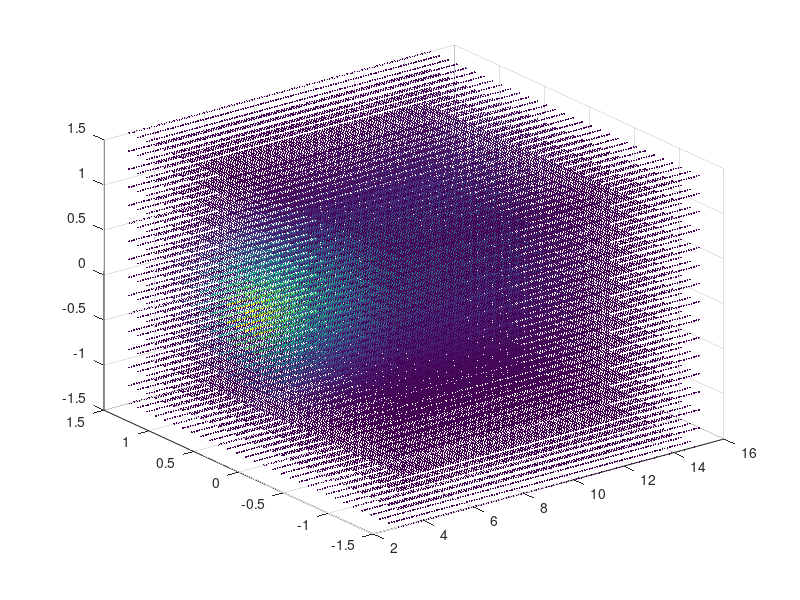

Recreate this plot in MATLAB. (Note: this script raises an error after producing the figure.)
clear
clc
format compact

%% attempt to recreate analytical wake redirection model from Bastankhah paper
d = 1;
yaw = 30*pi/180;
u = 1.0;

% locations
x0 = 0;
x = 3:0.1:15;
y = -1.5*d:0.1:1.5*d;
z = -1.5*d:0.2:1.5*d;
zh = 0;

[X,Y,Z] = meshgrid(x,y,z);

% wake growth rates
ky = 0.022;
kz = 0.022;
CT = 0.9;
TI = 1;
alpStar = 2.32;
betaStar = 0.154;

% wake widths
sigmaYbyD = (ky*(x-x0)/d + (cos(yaw)/sqrt(8)));
sigmaZbyD = (kz*(x-x0)/d + (1/sqrt(8)));

% normalized length of potential core
x0byD = (cos(yaw)*(1 + sqrt(1-CT)))/(sqrt(2)*(alpStar*TI + betaStar*(1-sqrt(1-CT))));

% wake skew angle
theta = ((0.3*yaw)/(cos(yaw)))*(1 - sqrt(1 - CT*cos(yaw)));

% normalized wake deflection\
t1 = theta*x0byD;
t2 = (theta/14.7)*sqrt(cos(yaw)/(ky*kz*CT));
t3 = 2.9 + 1.3*sqrt(1 - CT) - CT;
t4 = (1.6 + sqrt(CT))*(1.6*sqrt((8*sigmaYbyD.*sigmaZbyD)/cos(yaw)) - sqrt(CT));
t5 = (1.6 - sqrt(CT))*(1.6*sqrt((8*sigmaYbyD.*sigmaZbyD)/cos(yaw)) + sqrt(CT));

deltabyD = t1 + t2*t3*log(t4./t5);

% % % far wake velocity
% for ii = 1:
t1n = NaN(length(y),length(x),length(z));
t2n = NaN(length(y),length(x),length(z));
t3n = NaN(length(y),length(x),length(z));
du = NaN(length(y),length(x),length(z));

for jj = 1:length(z)
    for ii = 1:length(y)
        
        t1n(ii,:,jj) = 1 - sqrt(1 - ((CT*cos(yaw))./(8*(sigmaYbyD.*sigmaZbyD))));
        t2n(ii,:,jj) = exp(-0.5*((y(ii)-deltabyD)./sigmaYbyD).^2);
        t3n(ii,:,jj) = exp(-0.5*((z(jj) - zh)./sigmaZbyD).^2);
        
        du(ii,:,jj) = t1n(ii,:,jj).*t2n(ii,:,jj).*t3n(ii,:,jj);
    end
    
end
% for ii = 1:length(x)
%     f1 = figure(1);
%     plot(x(ii)-u*du(:,ii),y,'-k')
%     hold on
%     grid on
% end
% grid minor
% xlim([0 inf])
% xlabel('x/d')
% ylabel('y/d')

scatter3(X(:),Y(:),Z(:),2,du(:),'filled')
alpha(.1)
colorbar
xlabel('x/d')
ylabel('y/d')

figure
% space slices out without the data
sx = linspace(min(X(:)),max(X(:)),2);
sy = linspace(min(Y(:)),max(Y(:)),10);
sz = linspace(min(Z(:)),max(Z(:)),10);
% create the slices 
% in this example, there are 19 surfaces created
h = slice(X, Y, Z, du, sx, sy, sz);
% set properties for all 19 objects at once using the "set" function
set(h,'EdgeColor','none',...
    'FaceColor','interp',...
    'FaceAlpha','interp');
% set transparency to correlate to the data values.
alpha('color');
colormap(jet);
